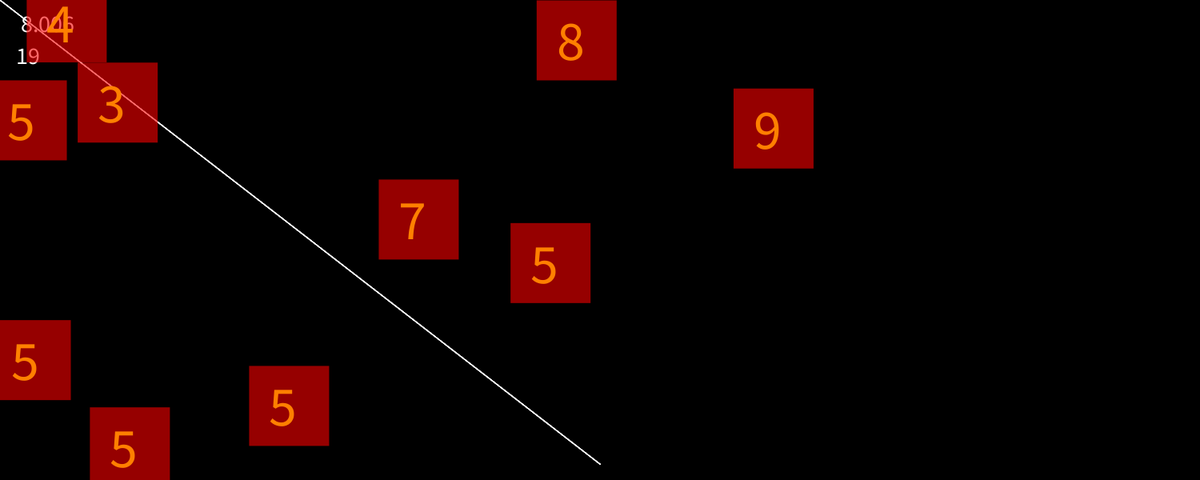
Frame 1 (no input)
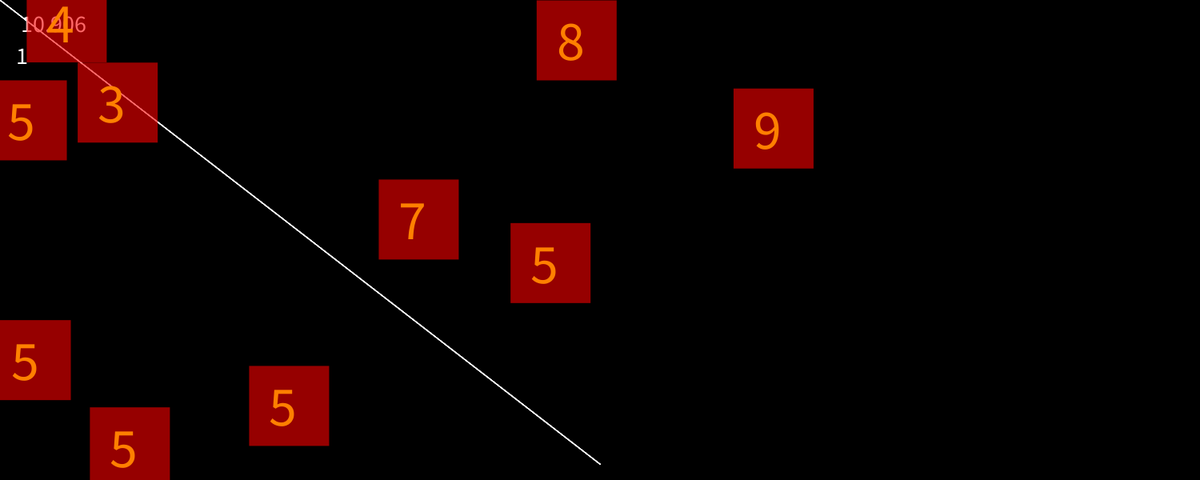
Frame 60 (the mouse pressed at the canvas centre just before this capture)
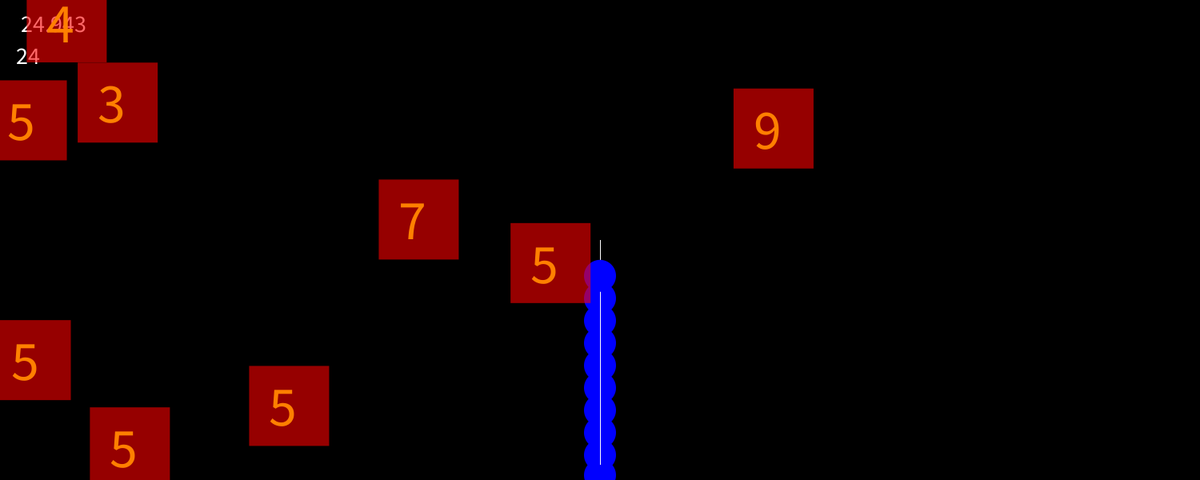
Frame 120 (the mouse held since frame 60 and released just before this capture)

The Processing sketch that drew these frames (run headless with seeded random() and noise(); from frame 60 on, the mouse is pressed at the canvas centre):

// Processing sketch: BB_test
// ── BB_test.pde
//-----------BRIC_BREAKERZ-----------//
int x = 0, y = 0, vx = 0, vy = 0, v = 0, t = 5;
int speed = 20;
int nbBall = 10, nbBlock = 10;
float coun = 160.0;
float Y = 10, X = 10;
int broke = 0;
ArrayList<Ball> Balls = new ArrayList<Ball>();
ArrayList<Block> Blocks = new ArrayList<Block>();

void setup() {
  size(1500, 600);
  //translate(width/2, height/2);
  rectMode(CENTER);
  background(0);
  for (int i = 0; i < nbBall; i++) {
    Balls.add(new Ball(width/2, height-20, i));
    Balls.get(i).display();
  }
  consBlock();
}

float X(float tz) {
  if (coun <= width/t) {
    X = coun*tz;
    return X;
  } else {
    coun = t/2 + 10;
    Y += 2*t;
    return 0;
  }
}

void consBlock() {
  for (int i = 0; i < nbBlock; i++) {
    float pix = random(10, width-10);
    float piy = random(10, height-10);
    while (inList(pix, piy)) {
      pix = random(10, width-10);
      piy = random(10, height-10);
    }
    Blocks.add(new Block(pix, piy, int(random(3, 10))));
    Blocks.get(i).display();
  }
}

void adaptFR() {
  if (frameRate < 25) {
    speed -= 1;
  } else speed += 1;
}

void draw() {
  adaptFR();
  for (int a = 0; a < speed; a++) {
    background(0);
    fill(255);
    textSize(30);
    text(frameRate, 20, 40);
    text(speed, 20, 80);
    for (int i = 0; i < Balls.size(); i++) {
      Balls.get(i).update();
      Balls.get(i).display();
      down();
    }
    for (int i = 0; i < Blocks.size(); i++) {
      Blocks.get(i).display();
      Blocks.get(i).update();
    }
  }
  newSerieBall();
  newSerieBlock();
  supBlock();
}

void newSerieBall() {
  if (Balls.size()<=0) {
    for (int i = 0; i < nbBall; i++) {
      println("new serie");
      Balls.add(new Ball(width/2, height-20, i));
      Balls.get(i).display();
    }
  } else println("ballsize " + Balls.size());
}

void newSerieBlock() {
  if (Blocks.size()<=0) {
    consBlock();
  } else println("blocksize " + Blocks.size());
}

void down() {
  for (int i = 0; i < Balls.size(); i++) {
    if (Balls.get(i).yb >= height+20) {
      println("kill " + i);
      Balls.remove(i);
    }
  }
}

void supBlock() {
  for (int i = 0; i < Blocks.size(); i++) {
    println("check " + i);
    if (Blocks.get(i).life <= 0) {
      Blocks.remove(i);
    }
  }
}

void won() {
  if (broke >= Blocks.size()) {
    textSize(40);
    text("You Won!", 20, height/3);
  }
}

boolean inList(float x,float y){
  for (int i = 0; i < Blocks.size(); i++) {
    if(dist(Blocks.get(i).xr,Blocks.get(i).yr,x,y) < Blocks.get(i).tr) return true;
    }
    return false;
}

// ── classBall.pde
class Ball {
  int number = 0;
  int time = 0;
  float xb, yb, vxb, vyb, v, t;
  float begin;
  boolean playLaunched = false;
  Ball(float x, float y, int p) {
    xb = x;
    yb = y;
    t = 40;
    number = p;
  }

  void display() {
    if (playLaunched) {
      fill(0, 0, 255, 255);
      ellipse(xb, yb, t, t);
    } else HID();
  }

  boolean turn() {
    time++;
    println(number*10, time);
    if (time >= number*10) {
      println("launched");
      return true;
    } else return false;
  }

  void update() {
    if (playLaunched) {
      xb += vxb;
      yb += vyb;
      touchWall();
      touchBlock();
    }
    stroke(255);
    line(width/2, height - 20, mouseX, mouseY);
    noStroke();
  }

  void touchBlock() {
    for (int i = 0; i < Blocks.size(); i++) {
      if (in(Blocks.get(i).xr, Blocks.get(i).yr, Blocks.get(i).tr)) {
        println("toucheBlock");
        Blocks.get(i).life--;
        change(xb, yb, Blocks.get(i).xr, Blocks.get(i).yr, Blocks.get(i).tr);
      }
    }
  }

  void change(float x, float y, float a, float b, float tr) {
    boolean case1, case2;
    println(dist(x, y, a+tr/2, b+tr/2) + " " + dist(a-tr/2, b-tr/2, x, y) + " " + (dist(x, y, a+tr/2, b+tr/2) - dist(a-tr/2, b-tr/2, x, y)));
    if (dist(x, y, a+tr/2, b+tr/2) - dist(a-tr/2, b-tr/2, x, y) > 0) {
      case1 = true;
    } else case1 = false;
    if (dist(x, y, a+tr/2, b-tr/2) - dist(a-tr/2, b+tr/2, x, y) > 0) {
      case2 = true;
    } else case2 = false;
    if ((case1 && case2) || (!case1 && !case2)) vxb = -vxb;
    if ((case1 && !case2) || (!case1 && case2)) vyb = -vyb;
  }

  void touchWall() {
    if (xb > width || xb < 0) {
      println("toucheMur " + vxb + " " + vyb);
      vxb = -vxb;
    }
    if (yb < 0) {
      println("toucheMur " + vxb + " " + vyb);
      vyb = -vyb;
    }
  }

  boolean in(float a, float b, float tr) {
    if (xb-tr/2 < a && xb+tr/2 > a && yb-tr/2 < b && yb+tr/2 > b) {
      return true;
    } else return false;
  }

  void HID() {
    if (mousePressed && turn()) {
      float mx = mouseX;
      float my = mouseY;
      vxb = (mx - xb) / 100;
      vyb = -(yb - my) / 100;
      playLaunched = true;
    }
  }
}

// ── classBlock.pde
class Block {

  float xr, yr, tr;
  int hitcounter = 0, life, coul = 255;
  boolean touched = false;
  Block(float x, float y, int l) {
    xr = x;
    yr = y;
    tr = 100;
    life = l;
  }

  void display() {
      fill(255, 0, 0, 150);
      rect(xr, yr, tr, tr);
      textSize(70);
      textMode(CENTER);
      fill(coul, coul-coul/2, 0);
      text(life, xr-tr/4, yr+tr/4);
  }

  void dead(){
    life -= 1;
    println(life);
    if(life == 0){
      coul = 0;
    }
    
  }

  void update() {
  }
}
